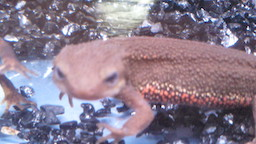
//> input picture Question_91_100/imori_1.jpg, 256 x 144 px
$ ./question_94   (built with g++ and OpenCV 4)
//> lines starting //> are read from the running program, lines starting //| are printed output that depends on the picture; after the words box and inside, x2 and y2 are one past the last pixel; in counts of white or black regions, pixels touching at a corner belong together
//> further down, img is the input picture: 144 rows x 256 cols, CV_8UC3; mean B, G, R 142.5, 124.8, 139.2
#include <opencv2/core.hpp>
#include <opencv2/highgui.hpp>
#include <opencv2/opencv.hpp>
#include <iostream>
#include <vector>
#include <random>
#include <cmath>
#include <cblas.h>  // BLASライブラリを使用
#include <iomanip>
#include <memory>

using namespace std;

void debug(string str="") {
    cout << "debug:" << str << endl;
}

struct rgb {
    long b;
    long g;
    long r;
    rgb(){}
    rgb(int r,int g,int b) : b(b),g(g),r(r){}
    void show(){
        cout << b << "," << g << "," << g << endl;
    }
    rgb&   operator+= (rgb a) {b+=a.b;g+=a.g;r+=a.r;return *this;}
    rgb&   operator/= (int c) {b/=c  ;g/=c  ;r/=c  ;return *this;}
    bool   operator!= (rgb a) const {return b==a.b and g==a.b and r==a.r;}

    double calc_distance(rgb a) {
        return  sqrt( pow(r-a.r,2)+pow(g-a.g,2)+pow(b-a.b,2) );
    }
};

rgb get_rgb(const uchar *pos){
    return  rgb(pos[2],pos[1],pos[0]);
}

struct Posi {
    int x;
    int y;
    Posi(int x,int y ):x(x),y(y) {}
    void show(){
        cout << x <<","<<y << endl;
    }
};

struct Rect {
    Posi p0;
    Posi p1;
    Rect(int x1,int y1,int x2,int y2) : p0(x1,y1),p1(x2,y2) {}
    cv::Rect get_rect(){return cv::Rect(p0.x,p0.y,p1.x-p0.x,p1.y-p0.y);}
    int get_width(){  return p1.x-p0.x;}
    int get_height(){ return p1.y-p0.y;}
    void show(){
        p0.show();
        p1.show();
    }
};

double intersection_over_union(Rect gt,Rect rec) {
    int area_gt = gt.get_width()*gt.get_height();
    int area_a  = rec.get_width()*rec.get_height();

    int x0 = max(gt.p0.x,rec.p0.x);
    int x1 = min(gt.p1.x,rec.p1.x);
    int y0 = max(gt.p0.y,rec.p0.y);
    int y1 = min(gt.p1.y,rec.p1.y);

    double rol = (x1-x0)*(y1-y0);

    return (rol)/(area_gt+area_a-rol);

}

cv::Mat get_mm_data(cv::Mat img,int N=200) {
    Rect gt{47,41,129,103};
    mt19937 gen(0);
    int img_size = img.rows*img.cols;
//> img_size = 36864
    int W=60,H=60;
    uniform_int_distribution<int> dist_x(0,img.cols-W-1);
    uniform_int_distribution<int> dist_y(0,img.rows-H-1);

    for(int i=0;i<N;i++) {
        int x0 = dist_x(gen);
        int y0 = dist_y(gen);
        Rect cut{x0,y0,x0+W,y0+H};
        double iou = intersection_over_union(gt,cut);
        cv::Scalar color{255,0,0};
        if(iou >=0.5) {
            color = cv::Scalar(0,0,255);
        }

        cv::rectangle(img,cut.get_rect(),color,1);

    }
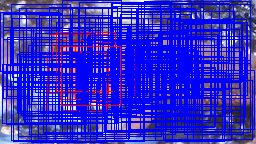
//> img: 144 rows x 256 cols, CV_8UC3; mean B, G, R 207.3, 42.9, 50.9

    cv::rectangle(img,gt.get_rect(),cv::Scalar(0,255,0),1);
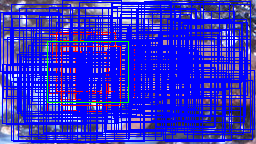
//> img: 144 rows x 256 cols, CV_8UC3; 0.77% of pixels changed, all inside (x1, y1, x2, y2) = (47, 41, 129, 103)

    return img;
}

int main() {
	auto start = std::chrono::high_resolution_clock::now();

    vector<vector<double>> train_x = {{0, 0}, {0, 1},{1, 0},{1, 1}};
    vector<double> train_t = {0, 1, 1, 0};

    cv::Mat img = cv::imread("../Question_91_100/imori_1.jpg", cv::IMREAD_COLOR);

    img = get_mm_data(img);

    auto end = std::chrono::high_resolution_clock::now();
    std::chrono::duration<double, std::milli> duration = end - start;
    std::cout << "time:" << duration.count()/1000 <<  std::endl;

    cv::imshow("img",img);
    cv::waitKey(0);
    cv::destroyAllWindows();

    return 0;
}

$ run again, with Question_91_100/imori_2.jpg copied over Question_91_100/imori_1.jpg
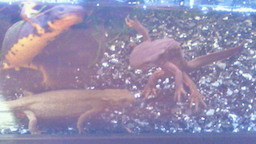
//> input picture Question_91_100/imori_2.jpg, 256 x 144 px
//> img is the input picture: 144 rows x 256 cols, CV_8UC3; mean B, G, R 173.5, 142.7, 150.5
//> after the loop in get_mm_data, `for(int i=0;i<N;i++)`:
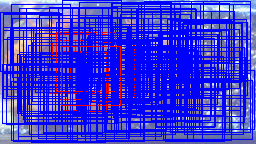
//> img: 144 rows x 256 cols, CV_8UC3; mean B, G, R 223, 53.9, 59.1
//> in get_mm_data, `cv::rectangle(img,gt.get_rect(),cv::Scalar(0,255,0),1);`:
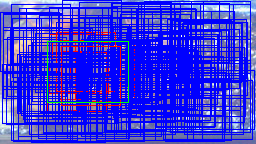
//> img: 144 rows x 256 cols, CV_8UC3; 0.77% of pixels changed, all inside (x1, y1, x2, y2) = (47, 41, 129, 103)

$ run again, with Question_91_100/imori.jpg copied over Question_91_100/imori_1.jpg
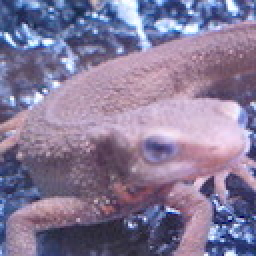
//> input picture Question_91_100/imori.jpg, 128 x 128 px (shown 2 times larger)
//> img is the input picture: 128 rows x 128 cols, CV_8UC3; mean B, G, R 152.8, 121.8, 134.1
//> after the loop in get_mm_data, `for(int i=0;i<N;i++)`:
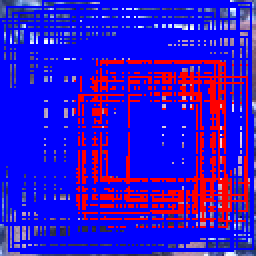
//> img: 128 rows x 128 cols, CV_8UC3 (shown 2 times larger); mean B, G, R 205.5, 15.4, 50
//> in get_mm_data, `cv::rectangle(img,gt.get_rect(),cv::Scalar(0,255,0),1);`:
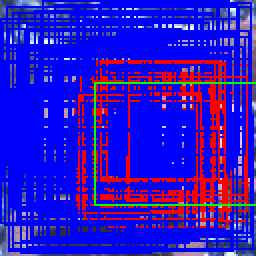
//> img: 128 rows x 128 cols, CV_8UC3 (shown 2 times larger); 1.35% of pixels changed, all inside (x1, y1, x2, y2) = (47, 41, 128, 103)

$ run again, with Question_91_100/imori_many.jpg copied over Question_91_100/imori_1.jpg
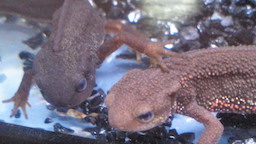
//> input picture Question_91_100/imori_many.jpg, 256 x 144 px
//> img is the input picture: 144 rows x 256 cols, CV_8UC3; mean B, G, R 128, 112.5, 121.6
//> after the loop in get_mm_data, `for(int i=0;i<N;i++)`:
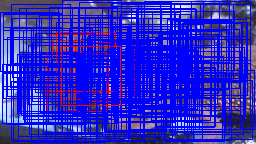
//> img: 144 rows x 256 cols, CV_8UC3; mean B, G, R 202.9, 39.9, 46.8
//> in get_mm_data, `cv::rectangle(img,gt.get_rect(),cv::Scalar(0,255,0),1);`:
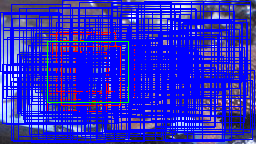
//> img: 144 rows x 256 cols, CV_8UC3; 0.77% of pixels changed, all inside (x1, y1, x2, y2) = (47, 41, 129, 103)
